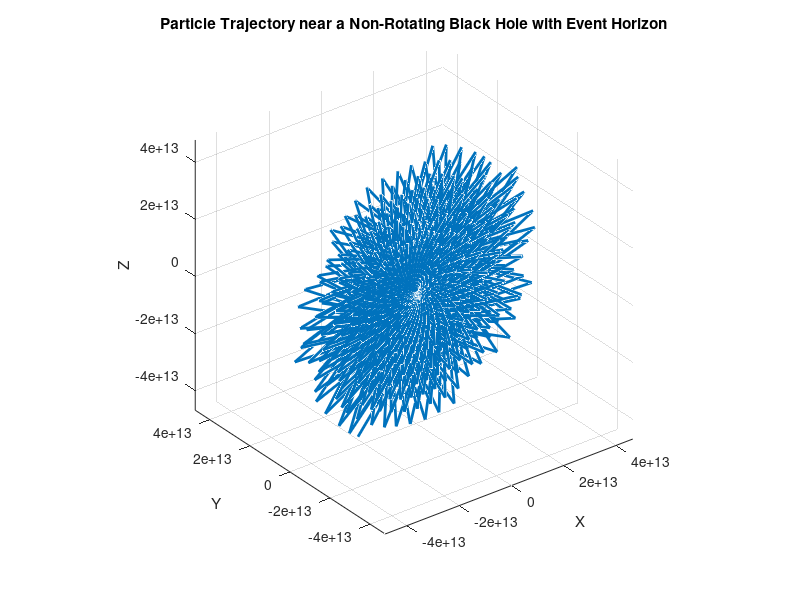

Write the MATLAB code that produced this figure.
function event_horizon_simulation()
    % Parameters
    G = 1;       % Gravitational constant (set for simplicity)
    M = 1;       % Mass of the black hole (set for simplicity)
    a = 0;       % Spin parameter for a non-rotating black hole
    r_min = 1.0001; % Slightly above the event horizon to avoid singularity

    % Function for particle motion equations
    particle_motion = @(t, y) event_horizon_equations(t, y, G, M, a);

    % Initial conditions (r, theta, phi, radial velocity, angular velocity)
    initial_conditions = [r_min, pi/2, 0, 0, 1e1]; % Adjusting initial radial velocity

    % Time span for simulation
    t_span = linspace(0, 100, 1000);

    % Solve the system of ODEs
    [t, y] = ode45(particle_motion, t_span, initial_conditions);

    % Plot the trajectory in 3D space using spherical coordinates
    figure;
    plot3(y(:, 1).*sin(y(:, 2)).*cos(y(:, 3)), y(:, 1).*sin(y(:, 2)).*sin(y(:, 3)), y(:, 1).*cos(y(:, 2)), 'LineWidth', 2);
    title('Particle Trajectory near a Non-Rotating Black Hole with Event Horizon');
    xlabel('X');
    ylabel('Y');
    zlabel('Z');
    grid on;
    axis equal;
end

function dydt = event_horizon_equations(t, y, G, M, a)
    r = y(1);
    theta = y(2);
    phi = y(3);
    v_r = y(4);
    v_theta = y(5);

    % Enforce a minimum radius to avoid singularity
    r = max(r, 1e-5);

    % Equations of motion with gravitational effects
    dydt = zeros(5, 1);
    dydt(1) = v_r;
    dydt(2) = v_theta / r;
    dydt(3) = 0.1 * sin(2 * t); % Adding a small angular motion for complexity
    dydt(4) = -G * M / r^2;
    dydt(5) = 0; % No angular velocity for simplicity
end
